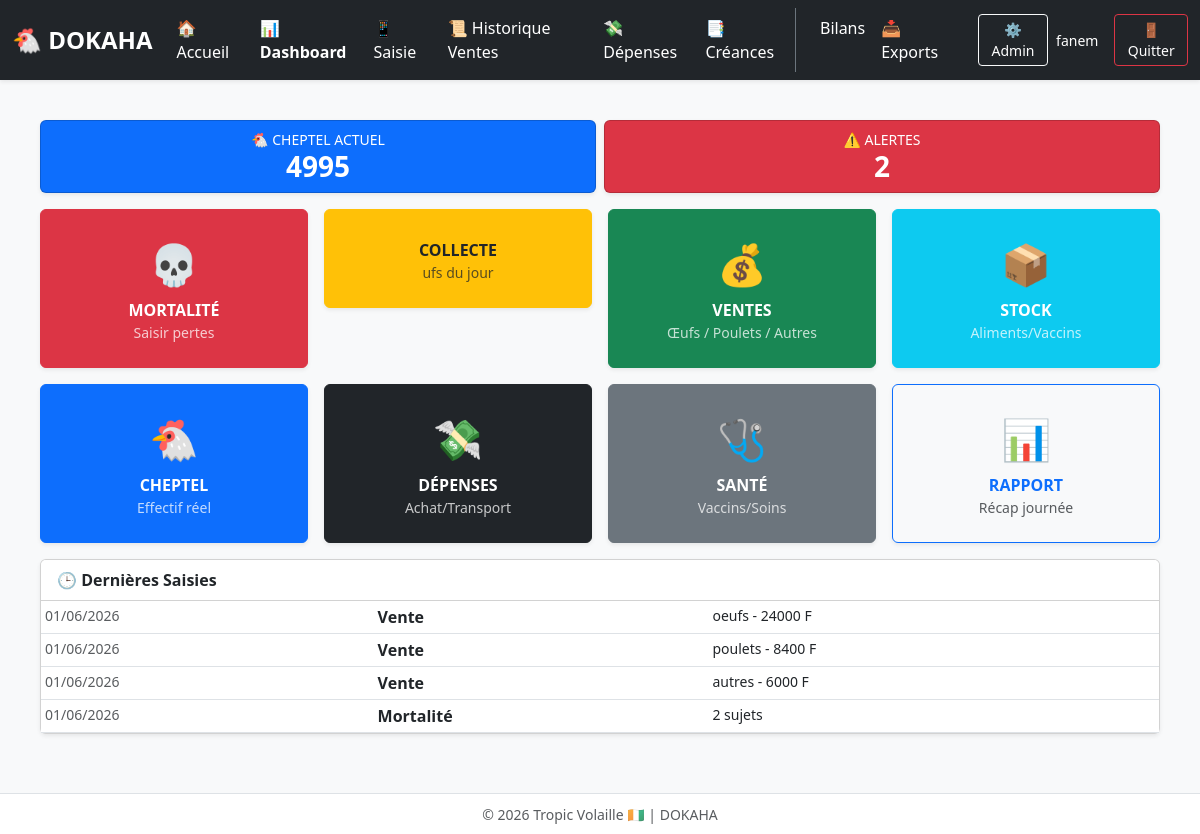
The app's page /terrain/ (signed in), older data.
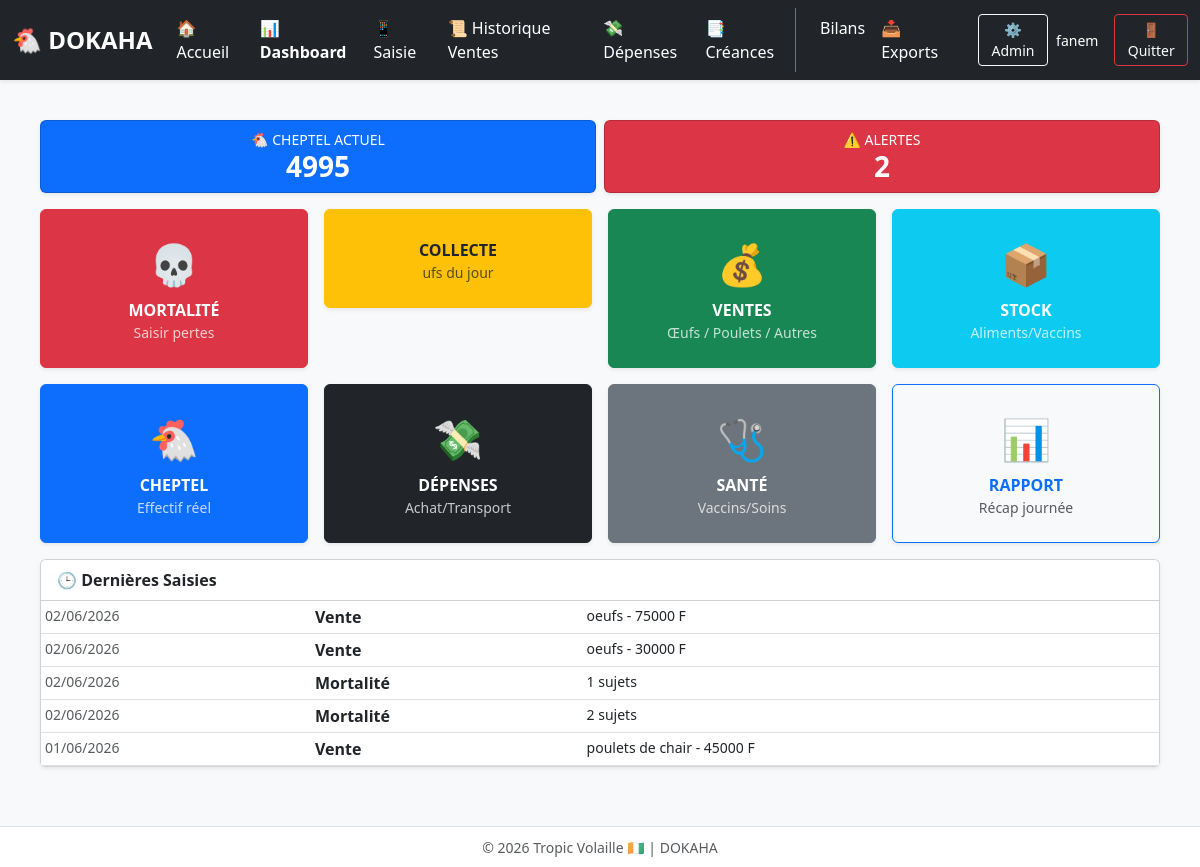
The same page, newer data.
### gestion/models.py (models this page shows, shortened)
class Vente(models.Model):
    poulailler = models.ForeignKey(Poulailler, on_delete=models.SET_NULL, null=True, blank=True, verbose_name="Bâtiment")
    date = models.DateField(verbose_name="Date")
    client = models.CharField(max_length=100, blank=True, null=True, verbose_name="Client")
    type_vente = models.CharField(
        max_length=20,
        choices=[('oeufs', '🥚 Œufs'), ('poules', '🐔 Poules'), ('autres', '📦 Autres')],
        default='oeufs'
    )
    plateaux = models.IntegerField(default=0)
    unites = models.IntegerField(default=0)
    prix_plateau = models.DecimalField(max_digits=10, decimal_places=2, default=0)
    montant_total = models.DecimalField(max_digits=10, decimal_places=2, default=0)
    paye = models.BooleanField(default=True)
    montant_paye = models.DecimalField(max_digits=10, decimal_places=2, default=0, verbose_name="Montant payé (FCFA)")
    montant_restant = models.DecimalField(max_digits=10, decimal_places=2, default=0, verbose_name="Reste à payer (FCFA)")
    mode_paiement = models.CharField(
        max_length=20,
        default='comptant',
        choices=[('comptant', '💵 Comptant'), ('credit', '📝 Crédit'), ('mobile', '📱 Mobile Money'), ('cheque', '🧾 Chèque')],
        verbose_name="Mode de paiement"
    )
    plateaux = models.IntegerField(default=0, verbose_name='Nombre de plateaux (30 œufs)')
    reste_oeufs = models.IntegerField(default=0, verbose_name='Œufs restants (0-29)')
    class Meta:
        verbose_name = "Vente"
        verbose_name_plural = "Ventes"
        ordering = ['-date']

class SortiePoules(models.Model):
    date = models.DateField(default=timezone.now)
    poulailler = models.ForeignKey(Poulailler, on_delete=models.CASCADE)
    nombre = models.PositiveIntegerField()
    TYPE_CHOICES = [('mortalite', '🪦 Mortalité'), ('vente', '💰 Vente improductive')]
    type_sortie = models.CharField(max_length=20, choices=TYPE_CHOICES)
    prix_total = models.DecimalField(max_digits=8, decimal_places=2, default=0)

### gestion/views.py (the view)
# urls.py: path('terrain/', views.terrain, name='terrain'),
@login_required
def terrain(request):
    from .models import Poulailler, Vente, Depense, SortiePoules
    from django.db.models import Sum
    from django.utils import timezone
    from datetime import timedelta
    from django.shortcuts import render
    today = timezone.now().date()
    week_ago = today - timedelta(days=7)
    from django.db.models import Sum
    oeufs_today = ProductionOeufs.objects.filter(date=today).aggregate(t=Sum('total_oeufs'))['t'] or 0
    oeufs_week = ProductionOeufs.objects.filter(date__gte=week_ago).aggregate(t=Sum('total_oeufs'))['t'] or 0
    oeufs_total = ProductionOeufs.objects.aggregate(t=Sum('total_oeufs'))['t'] or 0
    oeufs_casses_today = ProductionOeufs.objects.filter(date=today).aggregate(t=Sum('oeufs_casses'))['t'] or 0
    total_cheptel = Poulailler.objects.aggregate(total=Sum('effectif_initial'))['total'] or 0
    mortalite_week = SortiePoules.objects.filter(date__gte=week_ago, type_sortie='mortalite').aggregate(total=Sum('nombre'))['total'] or 0
    try:
        tr = Vente.objects.aggregate(t=Sum('montant_total'))['t'] or 0
        td = Depense.objects.aggregate(t=Sum('montant'))['t'] or 0
    except: tr = td = 0
    alerte_mortalite = mortalite_week > (total_cheptel * 0.02) if total_cheptel > 0 else False
    alerte_tresorerie = (tr - td) < 0
    activites = []
    try:
        for v in Vente.objects.order_by('-date')[:3]:
            activites.append({'date': v.date, 'type': 'Vente', 'detail': f"{v.type_vente} - {int(v.montant_total or 0)} F"})
        for m in SortiePoules.objects.filter(type_sortie='mortalite').order_by('-date')[:2]:
            activites.append({'date': m.date, 'type': 'Mortalité', 'detail': f"{int(m.nombre or 0)} sujets"})
        activites.sort(key=lambda x: x['date'] or today, reverse=True)
    except: pass
    return render(request, 'gestion/terrain.html', {
        'total_cheptel': total_cheptel, 'alerte_mortalite': alerte_mortalite,
        'alerte_tresorerie': alerte_tresorerie, 'activites_recentes': activites[:5]
    })

### gestion/templates/gestion/terrain.html (shortened to what this page needs)
        {% extends "gestion/base.html" %}
{% block content %}
<div class="container-fluid px-2 px-md-4 mt-2 mt-md-4">
    <div class="row g-2 mb-3">
        <div class="col-6">
            <div class="card bg-primary text-white p-2 text-center shadow-sm">
                <small>🐔 CHEPTEL ACTUEL</small>
                <h3 class="fw-bold mb-0">{{ total_cheptel|default:0 }}</h3>
            </div>
        </div>
        <div class="col-6">
            <div class="card bg-danger text-white p-2 text-center shadow-sm">
                <small>⚠️ ALERTES</small>
                <h3 class="fw-bold mb-0">{% if alerte_mortalite or alerte_tresorerie %}2{% else %}0{% endif %}</h3>
            </div>
        </div>
    </div>
    <div class="row g-2 g-md-3">
        <div class="col-6 col-md-3"><a href="/mortalite/ajouter/" class="btn btn-danger w-100 py-4 shadow-sm d-flex flex-column align-items-center justify-content-center text-white"><span class="fs-1 mb-1">💀</span><span class="fw-bold">MORTALITÉ</span><small class="opacity-75">Saisir pertes</small></a></div>
        <div class="col-6 col-md-3"><a href="/collecte/" class="btn btn-warning w-100 py-4 shadow-sm d-flex flex-column align-items-center justify-content-center text-dark"><span class="fw-bold">COLLECTE</span><small class="opacity-75">ufs du jour</small></a></div>
        <div class="col-6 col-md-3"><a href="/vente/choix/" class="btn btn-success w-100 py-4 shadow-sm d-flex flex-column align-items-center justify-content-center text-white"><span class="fs-1 mb-1">💰</span><span class="fw-bold">VENTES</span><small class="opacity-75">Œufs / Poulets / Autres</small></a></div>
        <div class="col-6 col-md-3"><a href="/stock/" class="btn btn-info w-100 py-4 shadow-sm d-flex flex-column align-items-center justify-content-center text-white"><span class="fs-1 mb-1">📦</span><span class="fw-bold">STOCK</span><small class="opacity-75">Aliments/Vaccins</small></a></div>
        <div class="col-6 col-md-3"><a href="/cheptel/" class="btn btn-primary w-100 py-4 shadow-sm d-flex flex-column align-items-center justify-content-center text-white"><span class="fs-1 mb-1">🐔</span><span class="fw-bold">CHEPTEL</span><small class="opacity-75">Effectif réel</small></a></div>
        <div class="col-6 col-md-3"><a href="/depense/add/" class="btn btn-dark w-100 py-4 shadow-sm d-flex flex-column align-items-center justify-content-center text-white"><span class="fs-1 mb-1">💸</span><span class="fw-bold">DÉPENSES</span><small class="opacity-75">Achat/Transport</small></a></div>
        <div class="col-6 col-md-3"><a href="/sante/" class="btn btn-secondary w-100 py-4 shadow-sm d-flex flex-column align-items-center justify-content-center text-white"><span class="fs-1 mb-1">🩺</span><span class="fw-bold">SANTÉ</span><small class="opacity-75">Vaccins/Soins</small></a></div>
        <div class="col-6 col-md-3"><a href="/rapport-jour/" class="btn btn-outline-primary w-100 py-4 shadow-sm d-flex flex-column align-items-center justify-content-center"><span class="fs-1 mb-1">📊</span><span class="fw-bold">RAPPORT</span><small class="text-muted">Récap journée</small></a></div>
    </div>
    <div class="card shadow-sm mt-3 mb-4">
        <div class="card-header bg-white fw-bold">🕒 Dernières Saisies</div>
        <div class="table-responsive">
            <table class="table table-sm table-hover mb-0">
                <tbody>
                    {% for a in activites_recentes %}
                    <tr><td class="small text-muted">{{ a.date|date:"d/m/Y" }}</td><td class="fw-bold">{{ a.type }}</td><td class="small">{{ a.detail }}</td></tr>
                    {% empty %}
                    <tr><td colspan="3" class="text-center py-3 text-muted">Aucune saisie aujourd'hui</td></tr>
                    {% endfor %}
                </tbody>
            </table>
        </div>
    </div>
</div>
{% endblock %}

Row changes from the older to the newer data that the page shows:
removed Vente: date "01/06/2026"
removed Vente: date "01/06/2026"
removed SortiePoules: date "01/06/2026"
added Vente: date "02/06/2026"
added Vente: date "02/06/2026"
added SortiePoules: date "02/06/2026"
added SortiePoules: date "02/06/2026"
Text that changed along with them:
new list line: "Vente oeufs - 75000 F"
new list line: "Vente oeufs - 30000 F"
new list line: "Mortalité 1 sujets"
new list line: "Mortalité 2 sujets"
new list line: "Vente poulets de chair - 45000 F"
list line gone: "Vente oeufs - 24000 F"
list line gone: "Vente poulets - 8400 F"
list line gone: "Vente autres - 6000 F"
list line gone: "Mortalité 2 sujets"
